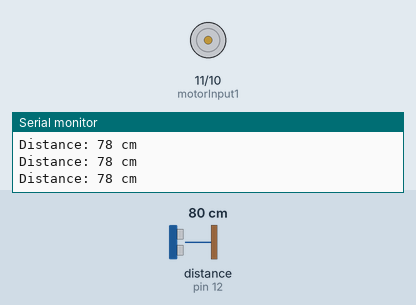
Recording of a sketch running on a simulated Arduino Uno, built with avr-gcc and run on an emulated ATmega328P. Parts: motor-driver pin pairs drawn as motors (green arrow = first pin HIGH = forward, orange = second pin HIGH = backward, longer = more drive, scaled by the enable pin), the last lines printed to the serial monitor. Wiring (inferred from the names in the program): ultrasonic range finder: trigger pin 13; echo pin 12. The inputs (shaded band) are chosen by the test bench; at power-on: distance to the obstacle (sensor on pin 12) 80 cm. The echo pulse lasts 58.3 µs per cm.

Above: at 1.11 s.
1.3 s: distance to the obstacle (sensor on pin 12) set to 68 cm
4.3 s: distance to the obstacle (sensor on pin 12) set to 61 cm
At 5.2 s:
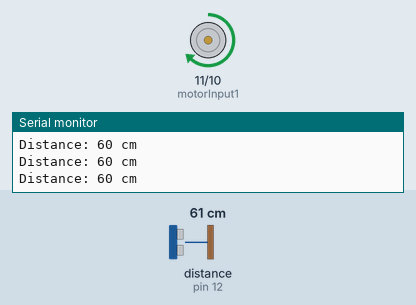
5.8 s: distance to the obstacle (sensor on pin 12) set to 27 cm
At 6.3 s:
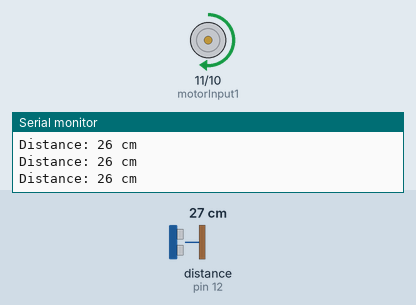
7.3 s: distance to the obstacle (sensor on pin 12) set to 23 cm
At 8.6 s:
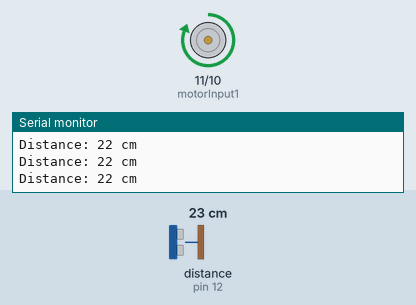
Timing chart, 0 to 9.8 s (numbered marks = the images above; inputs shaded):
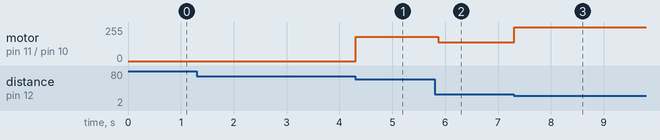

Measured:
- the behaviour switches between 66 and 65 cm on distance to the obstacle (sensor on pin 12) (found by bisection; images 0 and 1)
- the behaviour switches between 26 and 25 cm on distance to the obstacle (sensor on pin 12) (found by bisection; images 2 and 3)
- after the input at 4.3 s, motor on pin 11 (motorInput1) / pin 10 (motorInput2): stopped → forward 182/255 at once
- after the input at 5.8 s, motor on pin 11 (motorInput1) / pin 10 (motorInput2): forward 182/255 → forward 141/255 after 0.07 s
- after the input at 7.3 s, motor on pin 11 (motorInput1) / pin 10 (motorInput2): forward 141/255 → forward 255/255 at once

The sketch:

polihack.ino
```cpp
#define trigPin 13
#define echoPin 12
#define motorEnablePin 9  // Enable pin for the motor
#define motorInput1 11   // Input 1 pin on the H-bridge
#define motorInput2 10    // Input 2 pin on the H-bridge

void setup() {
  pinMode(motorEnablePin, OUTPUT);
  pinMode(motorInput1, OUTPUT);
  pinMode(motorInput2, OUTPUT);
  pinMode(trigPin, OUTPUT);
  pinMode(echoPin, INPUT);
  Serial.begin(9600);
}

void loop() {
  long unsigned duration, distance;

  // Trigger ultrasonic sensor
  digitalWrite(trigPin, LOW);
  delayMicroseconds(2);
  digitalWrite(trigPin, HIGH);
  delayMicroseconds(10);
  digitalWrite(trigPin, LOW);

  // Read the echo pulse duration
  duration = pulseIn(echoPin, HIGH);

  // Calculate distance in centimeters
  distance = duration * 0.034 / 2;

  // Output distance to serial monitor
  Serial.print("Distance: ");
  Serial.print(distance);
  Serial.println(" cm");

  // Adjust motor speed based on distance
  if (distance < 25) {
    // If distance is smaller than 15 cm, go as fast as possible
    analogWrite(motorEnablePin, 255);
    digitalWrite(motorInput1, HIGH);
    digitalWrite(motorInput2, LOW);
  } else if (distance >= 25 && distance < 65) {
    // If distance is between 15 cm and 150 cm, adjust speed proportionally
    int motorSpeed = map(distance, 25, 50, 140,170);
    analogWrite(motorEnablePin, motorSpeed);
    digitalWrite(motorInput1, HIGH);
    digitalWrite(motorInput2, LOW);
  } else if (distance >= 65 && distance <=80 ) {
    // If distance is between 150 cm and 200 cm, toggle the motor state every quarter of a second
    static unsigned long previousMillis = 0;
    static int motorState = LOW;

    if (millis() - previousMillis > 80) {
      previousMillis = millis();
      motorState = (motorState == LOW) ? HIGH : LOW;
      digitalWrite(motorEnablePin, motorState);
    }
  } else {
    // If distance is greater than 200 cm, stop the motor
    analogWrite(motorEnablePin, 0);
    digitalWrite(motorInput1, LOW);
  }

  delay(100); // Add a delay for stability
}
```
